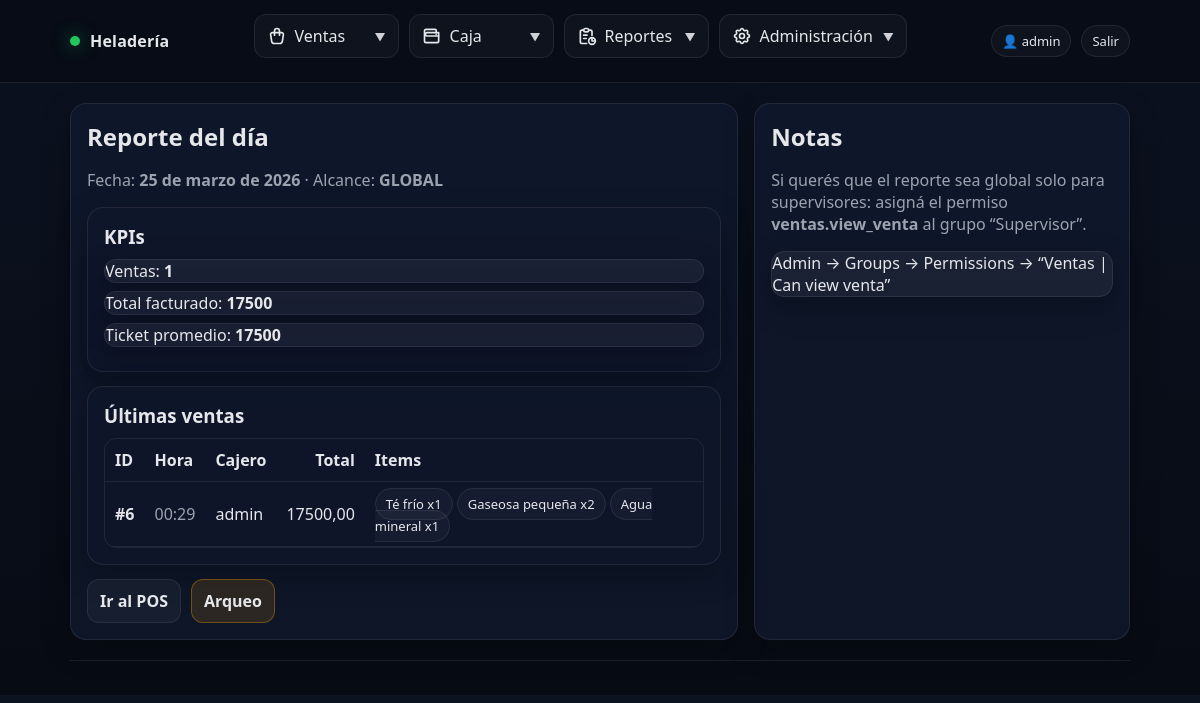
Screenshot of /reportes/dia/ (signed in) with the database file from the repository.
### apps/ventas/models.py (models this page shows, shortened)
class Venta(models.Model):
    class Estado(models.TextChoices):
        CONFIRMADA = "CONFIRMADA", "Confirmada"
        ANULADA = "ANULADA", "Anulada"
    caja_sesion = models.ForeignKey(CajaSesion, on_delete=models.PROTECT, related_name="ventas")
    usuario = models.ForeignKey(settings.AUTH_USER_MODEL, on_delete=models.PROTECT, related_name="ventas")
    fecha = models.DateTimeField(auto_now_add=True)
    total = models.DecimalField(max_digits=12, decimal_places=2, default=0)
    estado = models.CharField(max_length=12, choices=Estado.choices, default=Estado.CONFIRMADA)
    class Meta:
        ordering = ["-fecha"]
        verbose_name = "Venta"
        verbose_name_plural = "Ventas"

class VentaDetalle(models.Model):
    venta = models.ForeignKey("ventas.Venta", on_delete=models.CASCADE, related_name="detalles")
    producto = models.ForeignKey("productos.Producto", on_delete=models.PROTECT)  # ✅
    cantidad = models.IntegerField()
    precio_unitario = models.DecimalField(max_digits=12, decimal_places=2)
    subtotal = models.DecimalField(max_digits=12, decimal_places=2)
    class Meta:
        verbose_name = "Detalle de Venta"
        verbose_name_plural = "Detalles de Venta"

### apps/productos/models.py (models this page shows, shortened)
class Producto(models.Model):
    categoria = models.ForeignKey(Categoria, on_delete=models.PROTECT, related_name="productos")
    nombre = models.CharField(max_length=180)
    precio = models.DecimalField(max_digits=12, decimal_places=2)
    activo = models.BooleanField(default=True)
    codigo = models.CharField(max_length=50, blank=True, null=True, unique=True)
    creado_en = models.DateTimeField(auto_now_add=True)
    actualizado_en = models.DateTimeField(auto_now=True)
    class Meta:
        ordering = ["nombre"]
        constraints = [
            models.UniqueConstraint(
                fields=["categoria", "nombre"],
                name="uq_productos_producto_categoria_nombre",
            ),
        ]
        verbose_name = "Producto"
        verbose_name_plural = "Productos"

### apps/reportes/views.py (the view)
# urls.py: path("dia/", views.reporte_dia, name="reporte_dia"),
@login_required
def reporte_dia(request):
    fecha = timezone.localdate()
    puede_ver_global = request.user.has_perm("ventas.view_venta")
    usuario_filtro = None if puede_ver_global else request.user
    kpis = resumen_ventas_del_dia(fecha=fecha, usuario=usuario_filtro)
    ventas = (
        ventas_del_dia_qs(fecha=fecha, usuario=usuario_filtro)
        .order_by("-fecha")[:50]
        .prefetch_related("detalles", "detalles__producto")
    )
    ctx = {
        "kpis": kpis,
        "ventas": ventas,
        "puede_ver_global": puede_ver_global,
    }
    return render(request, "reportes/dia.html", ctx)

### apps/reportes/selectors.py (called while the page is built)
def ventas_del_dia_qs(*, fecha=None, usuario=None):
    if fecha is None:
        fecha = timezone.localdate()
    qs = Venta.objects.filter(
        estado=Venta.Estado.CONFIRMADA,
        fecha__date=fecha,
    ).select_related("usuario", "caja_sesion")
    if usuario is not None:
        qs = qs.filter(usuario=usuario)
    return qs

def resumen_ventas_del_dia(*, fecha=None, usuario=None) -> dict:
    qs = ventas_del_dia_qs(fecha=fecha, usuario=usuario)
    agg = qs.aggregate(
        total_facturado=Sum("total"),
        cantidad_ventas=Count("id"),
    )
    total = agg["total_facturado"] or Decimal("0")
    cantidad = agg["cantidad_ventas"] or 0
    ticket_promedio = (total / cantidad) if cantidad > 0 else Decimal("0")
    return {
        "fecha": fecha or timezone.localdate(),
        "cantidad_ventas": cantidad,
        "total_facturado": total,
        "ticket_promedio": ticket_promedio,
    }

### templates/reportes/dia.html (shortened to what this page needs)
{% extends "base.html" %}
{% block content %}
  <div class="grid">
    <section class="card">
      <h1>Reporte del día</h1>
      <p class="muted">
        Fecha: <b>{{ kpis.fecha }}</b> ·
        Alcance: <b>{% if puede_ver_global %}GLOBAL{% else %}MIS VENTAS{% endif %}</b>
      </p>
      <div class="card" style="margin-top:14px;background:rgba(15,23,42,.55)">
        <h3>KPIs</h3>
        <div class="msg">Ventas: <b>{{ kpis.cantidad_ventas }}</b></div>
        <div class="msg">Total facturado: <b>{{ kpis.total_facturado }}</b></div>
        <div class="msg">Ticket promedio: <b>{{ kpis.ticket_promedio }}</b></div>
      </div>
      <div class="card" style="margin-top:14px;background:rgba(15,23,42,.55)">
        <h3>Últimas ventas</h3>
        {% if ventas %}
          <div style="overflow:auto;border:1px solid var(--border);border-radius:12px">
            <table style="width:100%;border-collapse:collapse">
              <thead>
                <tr>
                  <th style="text-align:left;padding:10px;border-bottom:1px solid var(--border)">ID</th>
                  <th style="text-align:left;padding:10px;border-bottom:1px solid var(--border)">Hora</th>
                  <th style="text-align:left;padding:10px;border-bottom:1px solid var(--border)">Cajero</th>
                  <th style="text-align:right;padding:10px;border-bottom:1px solid var(--border)">Total</th>
                  <th style="text-align:left;padding:10px;border-bottom:1px solid var(--border)">Items</th>
                </tr>
              </thead>
              <tbody>
                {% for v in ventas %}
                  <tr>
                    <td style="padding:10px;border-bottom:1px solid var(--border)"><b>#{{ v.id }}</b></td>
                    <td style="padding:10px;border-bottom:1px solid var(--border)" class="muted">{{ v.fecha|date:"H:i" }}</td>
                    <td style="padding:10px;border-bottom:1px solid var(--border)">{{ v.usuario.username }}</td>
                    <td style="padding:10px;border-bottom:1px solid var(--border);text-align:right">{{ v.total }}</td>
                    <td style="padding:10px;border-bottom:1px solid var(--border)">
                      {% for d in v.detalles.all %}
                        <span class="pill">{{ d.producto.nombre }} x{{ d.cantidad }}</span>
                      {% endfor %}
                    </td>
                  </tr>
                {% endfor %}
              </tbody>
            </table>
          </div>
        {% else %}
          <p class="muted">No hay ventas confirmadas hoy.</p>
        {% endif %}
      </div>
      <div class="row" style="margin-top:14px">
        <a class="btn" href="{% url 'ventas:pos' %}">Ir al POS</a>
        <a class="btn warn" href="{% url 'caja:arqueo' %}">Arqueo</a>
      </div>
    </section>
    <aside class="card">
      <h2>Notas</h2>
      <p class="muted">
        Si querés que el reporte sea global solo para supervisores:
        asigná el permiso <b>ventas.view_venta</b> al grupo “Supervisor”.
      </p>
      <div class="msg">Admin → Groups → Permissions → “Ventas | Can view venta”</div>
    </aside>
  </div>
{% endblock %}

### templates/base.html (shortened to what this page needs)
{% load static %}
<!DOCTYPE html>
<html lang="es">
  <head>
    <link rel="stylesheet" href="{% static 'css/styles.css' %}" />
  </head>
  <body>
    <header class="topbar">
      <div class="inner">
        <div class="brand">
          <span class="dot"></span>
          <span>Heladería</span>
        </div>
        <nav class="nav">
          <div class="nav-group">
            <button type="button" class="nav-toggle">
              <span class="nav-toggle-content">
                <span>Ventas</span>
              </span>
              <span class="caret">▼</span>
            </button>
          </div>
          <div class="nav-group">
            <button type="button" class="nav-toggle">
              <span class="nav-toggle-content">
                <span>Caja</span>
              </span>
              <span class="caret">▼</span>
            </button>
          </div>
          <div class="nav-group">
            <button type="button" class="nav-toggle">
              <span class="nav-toggle-content">
                <span>Reportes</span>
              </span>
              <span class="caret">▼</span>
            </button>
          </div>
          <div class="nav-group">
            <button type="button" class="nav-toggle">
              <span class="nav-toggle-content">
                <span>Administración</span>
              </span>
              <span class="caret">▼</span>
            </button>
          </div>
        </nav>
        <div class="userbox">
          {% if request.user.is_authenticated %}
          <span class="pill">👤 {{ request.user.username }}</span>
          <a class="pill" href="/admin/logout/">Salir</a>
          {% else %}
          <a class="pill" href="/admin/login/">Ingresar</a>
          {% endif %}
        </div>
      </div>
    </header>
    <main class="container">
      {% block content %}{% endblock %}
      <div class="footer"></div>
    </main>
  </body>
</html>

### static/css/styles.css (style rules this page uses)
:root { --bg: #0b1220; --panel: #111a2e; --panel-2: #0f172a; --text: #e5e7eb; --muted: #9ca3af; --brand: #22c55e; --danger: #ef4444; --warn: #f59e0b; --border: rgba(255, 255, 255, 0.08); }
* { box-sizing: border-box; }
body { margin: 0; font-family: system-ui, -apple-system, Segoe UI, Roboto, Ubuntu, Cantarell, Helvetica, Arial, sans-serif; background: linear-gradient(180deg, var(--bg), #070b14); color: var(--text); }
a { color: inherit; text-decoration: none; }
.container { max-width: 1100px; margin: 0 auto; padding: 20px; }
.topbar { position: sticky; top: 0; z-index: 100; background: rgba(7, 11, 20, 0.75); backdrop-filter: blur(10px); border-bottom: 1px solid var(--border); }
.topbar .inner { max-width: 1100px; margin: 0 auto; display: flex; align-items: center; justify-content: space-between; gap: 16px; padding: 14px 20px; }
.brand { display: flex; align-items: center; gap: 10px; font-weight: 700; letter-spacing: 0.2px; white-space: nowrap; }
.dot { width: 10px; height: 10px; border-radius: 999px; background: var(--brand); box-shadow: 0 0 18px rgba(34, 197, 94, 0.6); }
.nav { display: flex; align-items: center; gap: 10px; flex-wrap: wrap; justify-content: center; flex: 1; }
.nav-group { position: relative; }
.nav-toggle { display: flex; align-items: center; justify-content: space-between; gap: 10px; min-width: 145px; padding: 10px 12px; border: 1px solid var(--border); border-radius: 12px; background: rgba(255, 255, 255, 0.03); color: var(--text); font: inherit; cursor: pointer; transition: border-color 0.2s ease, background 0.2s ease; }
.nav-toggle-content { display: flex; align-items: center; gap: 8px; }
.caret { font-size: 11px; opacity: 0.9; }
.nav-group { position: relative; padding-bottom: 10px; }
.icon { flex-shrink: 0; }
.userbox { font-size: 14px; color: var(--muted); display: flex; align-items: center; gap: 10px; white-space: nowrap; }
.pill { padding: 6px 10px; border-radius: 999px; border: 1px solid var(--border); background: rgba(255, 255, 255, 0.03); color: var(--text); font-size: 13px; }
.grid { display: grid; grid-template-columns: 1.6fr 0.9fr; gap: 16px; }
.card { border: 1px solid var(--border); background: rgba(17, 26, 46, 0.75); border-radius: 16px; padding: 16px; box-shadow: 0 10px 30px rgba(0, 0, 0, 0.25); }
.card h1, .card h2, .card h3 { margin: 0 0 10px 0; }
.muted { color: var(--muted); }
.row { display: flex; gap: 10px; flex-wrap: wrap; align-items: center; }
.btn { cursor: pointer; border: 1px solid var(--border); background: rgba(255, 255, 255, 0.04); color: var(--text); padding: 10px 12px; border-radius: 12px; font-weight: 600; }
.btn.warn { background: rgba(245, 158, 11, 0.13); border-color: rgba(245, 158, 11, 0.35); }
.msg { padding: 10px 12px; border-radius: 12px; border: 1px solid var(--border); background: rgba(255, 255, 255, 0.03); margin-bottom: 8px; }
.footer { margin-top: 20px; color: var(--muted); font-size: 13px; border-top: 1px solid var(--border); padding-top: 14px; }
.msg { padding: 0; border-radius: 14px; border: 1px solid var(--border); background: rgba(255, 255, 255, 0.05); color: var(--text); box-shadow: 0 10px 30px rgba(0, 0, 0, 0.25); animation: slideInToast 0.25s ease; overflow: hidden; }

### rows the page displays
Venta: id "6", fecha "00:29", usuario.username "admin", total "17500,00"
VentaDetalle: producto.nombre "Té frío", cantidad "1"
VentaDetalle: producto.nombre "Gaseosa pequeña", cantidad "2"
VentaDetalle: producto.nombre "Agua mineral", cantidad "1"

### other values shown
{{ request.user.username }} "admin"
{{ kpis.fecha }} "25 de marzo de 2026"
{{ kpis.cantidad_ventas }} "1"
{{ kpis.total_facturado }} "17500"
{{ kpis.ticket_promedio }} "17500"
